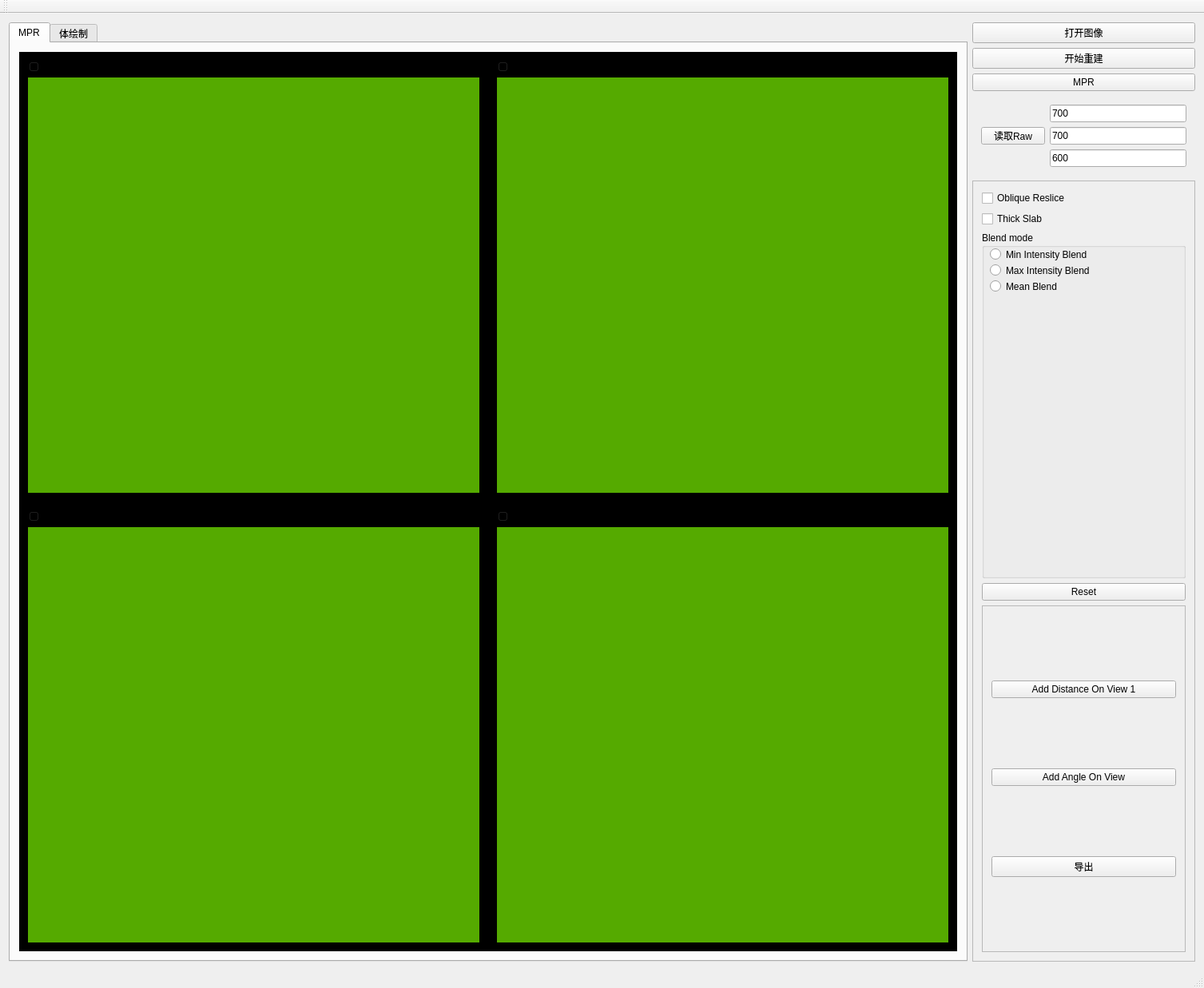
<?xml version="1.0" encoding="UTF-8"?>
<ui version="4.0">
 <class>MyVtkNew</class>
 <widget class="QMainWindow" name="MyVtkNew">
  <property name="geometry">
   <rect>
    <x>0</x>
    <y>0</y>
    <width>1507</width>
    <height>1237</height>
   </rect>
  </property>
  <property name="maximumSize">
   <size>
    <width>2560</width>
    <height>1440</height>
   </size>
  </property>
  <property name="windowTitle">
   <string>MyVtkNew</string>
  </property>
  <widget class="QWidget" name="centralWidget">
   <layout class="QGridLayout" name="gridLayout_4">
    <item row="0" column="1">
     <widget class="QPushButton" name="pushButtonOpenDicom">
      <property name="text">
       <string>打开图像</string>
      </property>
      <property name="checkable">
       <bool>false</bool>
      </property>
     </widget>
    </item>
    <item row="1" column="1">
     <widget class="QPushButton" name="pushButtonFor3D">
      <property name="text">
       <string>开始重建</string>
      </property>
     </widget>
    </item>
    <item row="2" column="1">
     <widget class="QPushButton" name="pushButton">
      <property name="text">
       <string>MPR</string>
      </property>
     </widget>
    </item>
    <item row="3" column="1">
     <widget class="QWidget" name="widget_6" native="true">
      <property name="minimumSize">
       <size>
        <width>0</width>
        <height>0</height>
       </size>
      </property>
      <property name="maximumSize">
       <size>
        <width>16777215</width>
        <height>100</height>
       </size>
      </property>
      <layout class="QGridLayout" name="gridLayout_5">
       <item row="0" column="1">
        <widget class="QLineEdit" name="lineEditWidth">
         <property name="inputMask">
          <string/>
         </property>
         <property name="text">
          <string>700</string>
         </property>
         <property name="placeholderText">
          <string>请输入图像宽度</string>
         </property>
        </widget>
       </item>
       <item row="1" column="0">
        <widget class="QPushButton" name="pushButtonReadRaw">
         <property name="text">
          <string>读取Raw</string>
         </property>
        </widget>
       </item>
       <item row="1" column="1">
        <widget class="QLineEdit" name="lineEditHeight">
         <property name="text">
          <string>700</string>
         </property>
         <property name="placeholderText">
          <string>请输入图像高度</string>
         </property>
        </widget>
       </item>
       <item row="2" column="1">
        <widget class="QLineEdit" name="lineEditDepth">
         <property name="text">
          <string>600</string>
         </property>
         <property name="placeholderText">
          <string>请输入图像深度</string>
         </property>
        </widget>
       </item>
      </layout>
     </widget>
    </item>
    <item row="4" column="1">
     <widget class="QFrame" name="frame">
      <property name="frameShape">
       <enum>QFrame::Shape::StyledPanel</enum>
      </property>
      <property name="frameShadow">
       <enum>QFrame::Shadow::Raised</enum>
      </property>
      <layout class="QGridLayout" name="gridLayout_2">
       <item row="0" column="0">
        <widget class="QCheckBox" name="resliceModeCheckBox">
         <property name="text">
          <string>Oblique Reslice</string>
         </property>
        </widget>
       </item>
       <item row="1" column="0">
        <widget class="QCheckBox" name="thickModeCheckBox">
         <property name="text">
          <string>Thick Slab</string>
         </property>
        </widget>
       </item>
       <item row="2" column="0">
        <widget class="QGroupBox" name="blendModeGroupBox">
         <property name="title">
          <string>Blend mode</string>
         </property>
         <widget class="QRadioButton" name="radioButton_Min">
          <property name="geometry">
           <rect>
            <x>10</x>
            <y>20</y>
            <width>191</width>
            <height>17</height>
           </rect>
          </property>
          <property name="text">
           <string>Min Intensity Blend</string>
          </property>
         </widget>
         <widget class="QRadioButton" name="radioButton_Max">
          <property name="geometry">
           <rect>
            <x>10</x>
            <y>40</y>
            <width>191</width>
            <height>17</height>
           </rect>
          </property>
          <property name="text">
           <string>Max Intensity Blend</string>
          </property>
         </widget>
         <widget class="QRadioButton" name="radioButton_Mean">
          <property name="geometry">
           <rect>
            <x>10</x>
            <y>60</y>
            <width>111</width>
            <height>17</height>
           </rect>
          </property>
          <property name="text">
           <string>Mean Blend</string>
          </property>
         </widget>
        </widget>
       </item>
       <item row="3" column="0">
        <widget class="QPushButton" name="resetButton">
         <property name="text">
          <string>Reset</string>
         </property>
        </widget>
       </item>
       <item row="4" column="0">
        <widget class="QFrame" name="frame_2">
         <property name="frameShape">
          <enum>QFrame::Shape::StyledPanel</enum>
         </property>
         <property name="frameShadow">
          <enum>QFrame::Shadow::Raised</enum>
         </property>
         <layout class="QVBoxLayout" name="verticalLayout_5">
          <item>
           <widget class="QPushButton" name="AddDistance1Button">
            <property name="text">
             <string>Add Distance On View 1</string>
            </property>
           </widget>
          </item>
          <item>
           <widget class="QPushButton" name="pushButtonForAddAngle">
            <property name="text">
             <string>Add Angle On View</string>
            </property>
           </widget>
          </item>
          <item>
           <widget class="QPushButton" name="pushButtonConvertRawSlicesToDicom">
            <property name="text">
             <string>导出</string>
            </property>
           </widget>
          </item>
         </layout>
        </widget>
       </item>
      </layout>
     </widget>
    </item>
    <item row="0" column="0" rowspan="5">
     <widget class="QTabWidget" name="tabWidget">
      <property name="minimumSize">
       <size>
        <width>1200</width>
        <height>0</height>
       </size>
      </property>
      <property name="currentIndex">
       <number>0</number>
      </property>
      <widget class="QWidget" name="tab">
       <attribute name="title">
        <string>MPR</string>
       </attribute>
       <layout class="QGridLayout" name="gridLayout_3">
        <item row="0" column="0">
         <widget class="QWidget" name="widget" native="true">
          <property name="styleSheet">
           <string notr="true">background-color: rgb(0, 0, 0);</string>
          </property>
          <layout class="QGridLayout" name="gridLayout" rowstretch="1,1" columnstretch="1,1">
           <property name="leftMargin">
            <number>0</number>
           </property>
           <property name="topMargin">
            <number>0</number>
           </property>
           <property name="rightMargin">
            <number>0</number>
           </property>
           <property name="bottomMargin">
            <number>0</number>
           </property>
           <property name="spacing">
            <number>0</number>
           </property>
           <item row="0" column="0">
            <widget class="QWidget" name="widget_2" native="true">
             <layout class="QVBoxLayout" name="verticalLayout">
              <item>
               <widget class="QSlider" name="horizontalSliderAxial">
                <property name="orientation">
                 <enum>Qt::Orientation::Horizontal</enum>
                </property>
               </widget>
              </item>
              <item>
               <widget class="QVTKOpenGLNativeWidget" name="widgetAxial" native="true">
                <property name="styleSheet">
                 <string notr="true">background-color: rgb(85, 170, 0);</string>
                </property>
               </widget>
              </item>
             </layout>
            </widget>
           </item>
           <item row="0" column="1">
            <widget class="QWidget" name="widget_3" native="true">
             <layout class="QVBoxLayout" name="verticalLayout_2">
              <item>
               <widget class="QSlider" name="horizontalSliderCoronal">
                <property name="orientation">
                 <enum>Qt::Orientation::Horizontal</enum>
                </property>
               </widget>
              </item>
              <item>
               <widget class="QVTKOpenGLNativeWidget" name="widgetCoronal" native="true">
                <property name="styleSheet">
                 <string notr="true">background-color: rgb(85, 170, 0);</string>
                </property>
               </widget>
              </item>
             </layout>
            </widget>
           </item>
           <item row="1" column="0">
            <widget class="QWidget" name="widget_4" native="true">
             <layout class="QVBoxLayout" name="verticalLayout_3">
              <item>
               <widget class="QSlider" name="horizontalSliderSagittal">
                <property name="orientation">
                 <enum>Qt::Orientation::Horizontal</enum>
                </property>
               </widget>
              </item>
              <item>
               <widget class="QVTKOpenGLNativeWidget" name="widgetSagittal" native="true">
                <property name="styleSheet">
                 <string notr="true">background-color: rgb(85, 170, 0);</string>
                </property>
               </widget>
              </item>
             </layout>
            </widget>
           </item>
           <item row="1" column="1">
            <widget class="QWidget" name="widget_5" native="true">
             <layout class="QVBoxLayout" name="verticalLayout_4">
              <item>
               <widget class="QSlider" name="horizontalSlider_4">
                <property name="orientation">
                 <enum>Qt::Orientation::Horizontal</enum>
                </property>
               </widget>
              </item>
              <item>
               <widget class="QVTKOpenGLNativeWidget" name="widget3D" native="true">
                <property name="styleSheet">
                 <string notr="true">background-color: rgb(85, 170, 0);</string>
                </property>
               </widget>
              </item>
             </layout>
            </widget>
           </item>
          </layout>
         </widget>
        </item>
       </layout>
      </widget>
      <widget class="QWidget" name="tab_2">
       <attribute name="title">
        <string>体绘制</string>
       </attribute>
       <widget class="QVTKOpenGLNativeWidget" name="widget3D_2" native="true">
        <property name="geometry">
         <rect>
          <x>330</x>
          <y>290</y>
          <width>608</width>
          <height>500</height>
         </rect>
        </property>
        <property name="styleSheet">
         <string notr="true">background-color: rgb(85, 170, 0);</string>
        </property>
       </widget>
       <widget class="QSlider" name="horizontalSliderVolume">
        <property name="geometry">
         <rect>
          <x>330</x>
          <y>250</y>
          <width>611</width>
          <height>31</height>
         </rect>
        </property>
        <property name="orientation">
         <enum>Qt::Orientation::Horizontal</enum>
        </property>
       </widget>
       <widget class="QComboBox" name="comboBox">
        <property name="geometry">
         <rect>
          <x>970</x>
          <y>300</y>
          <width>211</width>
          <height>41</height>
         </rect>
        </property>
        <item>
         <property name="text">
          <string>BONE</string>
         </property>
        </item>
        <item>
         <property name="text">
          <string>Surface</string>
         </property>
        </item>
        <item>
         <property name="text">
          <string>BLOODVESSEL</string>
         </property>
        </item>
       </widget>
      </widget>
     </widget>
    </item>
   </layout>
  </widget>
  <widget class="QMenuBar" name="menuBar">
   <property name="geometry">
    <rect>
     <x>0</x>
     <y>0</y>
     <width>1507</width>
     <height>33</height>
    </rect>
   </property>
  </widget>
  <widget class="QToolBar" name="mainToolBar">
   <attribute name="toolBarArea">
    <enum>TopToolBarArea</enum>
   </attribute>
   <attribute name="toolBarBreak">
    <bool>false</bool>
   </attribute>
  </widget>
  <widget class="QStatusBar" name="statusBar"/>
 </widget>
 <layoutdefault spacing="6" margin="11"/>
 <customwidgets>
  <customwidget>
   <class>QVTKOpenGLNativeWidget</class>
   <extends>QWidget</extends>
   <header>qvtkopenglnativewidget.h</header>
   <container>1</container>
  </customwidget>
 </customwidgets>
 <resources>
  <include location="MyVtkNew.qrc"/>
 </resources>
 <connections/>
</ui>
